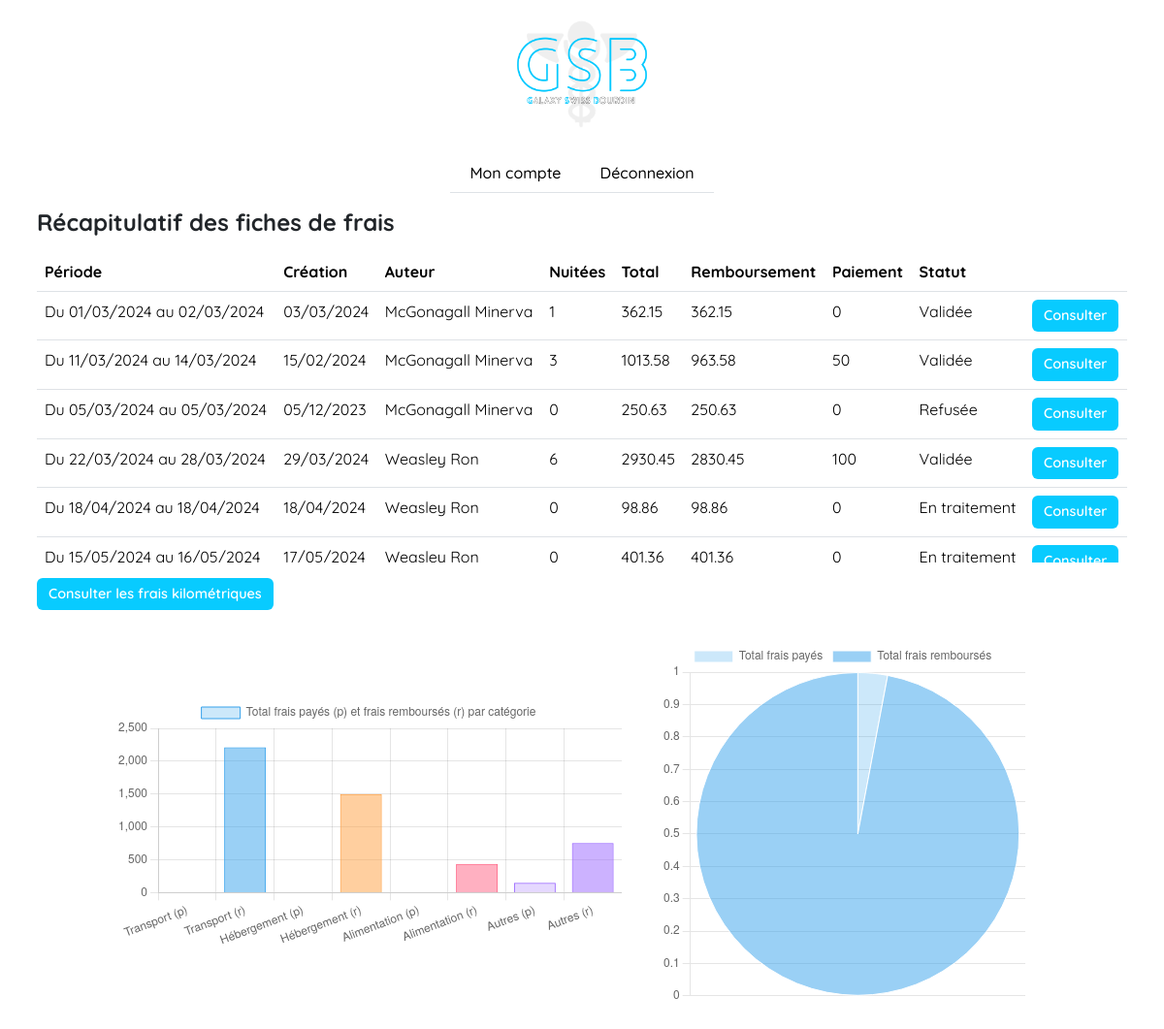
Page /controllers/portals/accountant.php (signed in) on the committed database.
### tables this page shows
CREATE TABLE IF NOT EXISTS `expense_sheets` (
  `expense_sheet_id` int NOT NULL AUTO_INCREMENT,
  `user_id` int NOT NULL,
  `receipts_id` int NOT NULL,
  `treatment_id` int DEFAULT NULL,
  `request_date` date NOT NULL,
  `start_date` date NOT NULL,
  `end_date` date NOT NULL,
  `transport_category` int DEFAULT NULL,
  `kilometers_number` int DEFAULT NULL,
  `kilometer_expense` float DEFAULT NULL,
  `kilometer_expense_refund` float DEFAULT NULL,
  `kilometer_expense_unrefund` float DEFAULT NULL,
  `transport_expense` float DEFAULT NULL,
  `transport_expense_refund` float DEFAULT NULL,
  `transport_expense_unrefund` float DEFAULT NULL,
  `nights_number` int DEFAULT NULL,
  `accommodation_expense` float DEFAULT NULL,
  `accommodation_expense_refund` float DEFAULT NULL,
  `accommodation_expense_unrefund` float DEFAULT NULL,
  `food_expense` float DEFAULT NULL,
  `food_expense_refund` float DEFAULT NULL,
  `food_expense_unrefund` float DEFAULT NULL,
  `other_expense` float DEFAULT NULL,
  `other_expense_refund` float DEFAULT NULL,
  `other_expense_unrefund` float DEFAULT NULL,
  `message` varchar(500) DEFAULT NULL,
  `total_amount` float NOT NULL,
  `total_amount_refund` float NOT NULL,
  `total_amount_unrefund` float DEFAULT NULL,
  PRIMARY KEY (`expense_sheet_id`),
  KEY `id_user` (`user_id`),
  KEY `receipts_id` (`receipts_id`),
  KEY `treatment_id` (`treatment_id`)
);

CREATE TABLE IF NOT EXISTS `users` (
  `user_id` int NOT NULL AUTO_INCREMENT,
  `kilometer_costs_id` int DEFAULT NULL,
  `role_id` int NOT NULL,
  `first_name` varchar(255) NOT NULL,
  `last_name` varchar(255) NOT NULL,
  `email` varchar(255) NOT NULL,
  `password` varchar(255) NOT NULL,
  `status` tinyint(1) NOT NULL DEFAULT '1',
  PRIMARY KEY (`user_id`),
  KEY `role_id` (`role_id`),
  KEY `kilometercosts_id` (`kilometer_costs_id`)
);

### controllers/portals/accountant.php (called while the page is built, shortened)
<?php
require("../../models/db.php");
require("../../models/functionalities/ManageExpenseSheet.php");
$data = get_expense_sheets_data();
$kilometer_expense_refund = 0;
$kilometer_expense_unrefund = 0;
$transport_expense_refund = 0;
$transport_expense_unrefund = 0;
$accommodation_expense_refund = 0;
$accommodation_expense_unrefund = 0;
$food_expense_refund = 0;
$food_expense_unrefund = 0;
$other_expense_refund = 0;
$other_expense_unrefund = 0;
$total_amount_refund = 0;
$total_amount_unrefund = 0;
foreach ($data as $row) {
    $kilometer_expense_refund += $row["kilometer_expense_refund"];
    $kilometer_expense_unrefund += $row["kilometer_expense_unrefund"];
    $transport_expense_refund += $row["transport_expense_refund"];
    $transport_expense_unrefund += $row["transport_expense_unrefund"];
    $accommodation_expense_refund += $row["accommodation_expense_refund"];
    $accommodation_expense_unrefund += $row["accommodation_expense_unrefund"];
    $food_expense_refund += $row["food_expense_refund"];
    $food_expense_unrefund += $row["food_expense_unrefund"];
    $other_expense_refund += $row["other_expense_refund"];
    $other_expense_unrefund += $row["other_expense_unrefund"];
    $total_amount_refund += $row["total_amount_refund"];
    $total_amount_unrefund += $row["total_amount_unrefund"];
}
$transport_expense_refund = $kilometer_expense_refund + $transport_expense_refund;
$transport_expense_unrefund = $kilometer_expense_unrefund + $transport_expense_unrefund;
require("../../views/portals/accountant.php");

### models/db.php (called while the page is built)
<?php
function dbConnection()
{
    try {
        $dbConnection = new PDO('mysql:host=localhost:3306; dbname=db_gsb; charset=utf8', 'root', '');
    } catch (Exception $e) {
        die('Connexion échouée. Erreur : ' . $e->getMessage());
    }
    return $dbConnection;
}

### models/functionalities/ManageExpenseSheet.php (called while the page is built, shortened)
<?php
function get_expense_sheets_data()
{
    try {
        $sql = "SELECT u.*, e.*, t.* FROM users u INNER JOIN expense_sheets e ON u.user_id = e.user_id LEFT JOIN treatment t ON e.treatment_id = t.treatment_id";
        $request = dbConnection()->prepare($sql);
        $request->execute();
        $data = $request->fetchAll(PDO::FETCH_ASSOC);
        return $data;
    } catch (Exception $e) {
        $error = "Erreur : " . $e->getMessage();
        return $error;
    }
}

### views/portals/accountant.php (the view, shortened to what this page needs)
<!DOCTYPE html>
<html lang="en">
<head>
  <link rel="stylesheet" href="../../assets/style.css">
  <link href="https://cdn.jsdelivr.net/npm/bootstrap@5.3.2/dist/css/bootstrap.min.css" rel="stylesheet" />
</head>
<body>
  <header class="d-flex flex-column
  justify-content-center align-items-center">
    <img class="img-fluid" style="width: 150px;" src="../../assets/content/logo.png" alt="logo">
    <nav class="navbar">
      <ul class="nav fw-medium border-bottom border-1">
        <li class="nav-item px-1"><a class="nav-link text-black c-nav-link" href="../../controllers/portals/accountant.php?manageAccount">Mon compte</a></li>
        <li class="nav-item px-1"><a class="nav-link text-black c-nav-link" href="../../controllers/portals/accountant.php?logout">Déconnexion</a></li>
      </ul>
    </nav>
  </header>
  <main>
    <div class="container p-2">
      <h2 class="mb-3 fs-4 fw-bold">Récapitulatif des fiches de frais</h2>
      <div class="container mb-3 p-0 overflow-auto" style="max-height: 40vh;">
        <table class="table">
          <thead>
            <tr>
              <th>Période</th>
              <th>Création</th>
              <th>Auteur</th>
              <th>Nuitées</th>
              <th>Total</th>
              <th>Remboursement</th>
              <th>Paiement</th>
              <th>Statut</th>
              <th></th>
            </tr>
          </thead>
          <tbody>
            <?php
            foreach ($data as $row) {
              $start_date = new DateTime($row["start_date"]);
              $end_date = new DateTime($row["end_date"]);
              $request_date = new DateTime($row["request_date"]);
              echo "<tr>
                      <td>Du " . $start_date->format("d/m/Y") . " au " . $end_date->format("d/m/Y") . "</></td>
                      <td>" . $request_date->format("d/m/Y") . "</td>
                      <td>" . $row["last_name"] . " " . $row["first_name"] . "</td>";
              if ($row["nights_number"] == NULL) {
                echo "<td>0</td>";
              } else {
                echo "<td>" . $row["nights_number"] . "</td>";
              }
              echo "<td>" . $row["total_amount"] . "</td>
                      <td>" . $row["total_amount_refund"] . "</td>
                      <td>" . $row["total_amount_unrefund"] . "</td>";
              if ($row["treatment_status"] == 1) {
                echo "<td>Validée</td>";
              } else if ($row["treatment_status"] == 2) {
                echo "<td>Refusée</td>";
              } else {
                echo "<td>En traitement</td>";
              }
              echo "<td><a class='btn btn-primary c-link' href='../../controllers/portals/accountant.php?manageExpenseSheet&id=" . $row["expense_sheet_id"] . "'>Consulter</a></td></tr>";
            }
            ?>
          </tbody>
        </table>
      </div>
      <a class="btn btn-primary c-link" href="../../controllers/portals/accountant.php?manageKilometerCosts">Consulter
        les frais kilométriques</a>
    </div>
    <div class="container d-flex p-4">
      <div class="row row-cols-1 row-cols-sm-2 row-cols-md-2 justify-content-center align-items-center w-100">
        <div class="col m-2" style="max-width: 800px;">
          <canvas id="accountant-chart-1"></canvas>
        </div>
        <div class="col mx-2" style="max-width: 400px;">
          <canvas id="accountant-chart-2"></canvas>
        </div>
      </div>
    </div>
  </main>
  <script>
    const ctx_1 = document.getElementById("accountant-chart-1");
    const ctx_2 = document.getElementById("accountant-chart-2");
    new Chart(ctx_1, {
      type: "bar",
      data: {
        labels: ["Transport (p)", "Transport (r)", "Hébergement (p)", "Hébergement (r)", "Alimentation (p)",
          "Alimentation (r)", "Autres (p)", "Autres (r)"
        ],
        datasets: [{
          label: "Total frais payés (p) et frais remboursés (r) par catégorie",
          data: [<?php echo $transport_expense_unrefund ?>,
            <?php echo $transport_expense_refund ?>,
            <?php echo $accommodation_expense_unrefund ?>,
            <?php echo $accommodation_expense_refund ?>,
            <?php echo $food_expense_unrefund ?>, <?php echo $food_expense_refund ?>,
            <?php echo $other_expense_unrefund ?>, <?php echo $other_expense_refund ?>
          ],
          backgroundColor: [
            "rgba(54, 162, 235, 0.25)",
            "rgba(54, 162, 235, 0.5)",
            "rgba(255, 159, 64, 0.25)",
            "rgba(255, 159, 64, 0.5)",
            "rgba(255, 99, 132, 0.25)",
            "rgba(255, 99, 132, 0.5)",
            "rgba(153, 102, 255, 0.25)",
            "rgba(153, 102, 255, 0.5)",
          ],
          borderColor: [
            "rgb(54, 162, 235)",
            "rgb(54, 162, 235)",
            "rgb(255, 159, 64)",
            "rgb(255, 159, 64)",
            "rgb(255, 99, 132)",
            "rgb(255, 99, 132)",
            "rgb(153, 102, 255)",
            "rgb(153, 102, 255)",
          ],
          borderWidth: 1
        }]
      },
      options: {
        scales: {
          y: {
            beginAtZero: true
          }
        }
      }
    });
    new Chart(ctx_2, {
      type: "pie",
      data: {
        labels: ["Total frais payés", "Total frais remboursés"],
        datasets: [{
          data: [<?php echo $total_amount_unrefund ?>, <?php echo $total_amount_refund ?>],
          backgroundColor: [
            "rgba(54, 162, 235, 0.25)",
            "rgba(54, 162, 235, 0.5)",
          ],
          borderWidth: 1
        }]
      },
      options: {
        scales: {
          y: {
            beginAtZero: true
          }
        }
      }
    });
  </script>
</body>
</html>

### assets/style.css (style rules this page uses)
* { font-family: 'Quicksand', Arial, Helvetica, sans-serif; }
.c-link { background-color: #08cbff !important; border: none !important; font-size: 0.9rem !important; font-weight: 600 !important; }

### rows in the picture
expense_sheets: start_date "01/03/2024", end_date "02/03/2024", request_date "03/03/2024", user.last_name "McGonagall", user.first_name "Minerva", nights_number "1", total_amount "362.15", total_amount_refund "362.15", total_amount_unrefund "0", shows "Validée"
expense_sheets: start_date "11/03/2024", end_date "14/03/2024", request_date "15/02/2024", user.last_name "McGonagall", user.first_name "Minerva", nights_number "3", total_amount "1013.58", total_amount_refund "963.58", total_amount_unrefund "50", shows "Validée"
expense_sheets: start_date "05/03/2024", end_date "05/03/2024", request_date "05/12/2023", user.last_name "McGonagall", user.first_name "Minerva", total_amount "250.63", total_amount_refund "250.63", total_amount_unrefund "0", shows "Refusée"
expense_sheets: start_date "22/03/2024", end_date "28/03/2024", request_date "29/03/2024", user.last_name "Weasley", user.first_name "Ron", nights_number "6", total_amount "2930.45", total_amount_refund "2830.45", total_amount_unrefund "100", shows "Validée"
expense_sheets: start_date "18/04/2024", end_date "18/04/2024", request_date "18/04/2024", user.last_name "Weasley", user.first_name "Ron", total_amount "98.86", total_amount_refund "98.86", total_amount_unrefund "0", shows "En traitement"
expense_sheets: start_date "15/05/2024", end_date "16/05/2024", request_date "17/05/2024", user.last_name "Weasley", user.first_name "Ron", total_amount "401.36", total_amount_refund "401.36", total_amount_unrefund "0", shows "En traitement"

### other values in the picture
chart data {{ $transport_expense_unrefund }} 0
chart data {{ $transport_expense_refund }} 2213.941
chart data {{ $accommodation_expense_unrefund }} 0
chart data {{ $accommodation_expense_refund }} 1500
